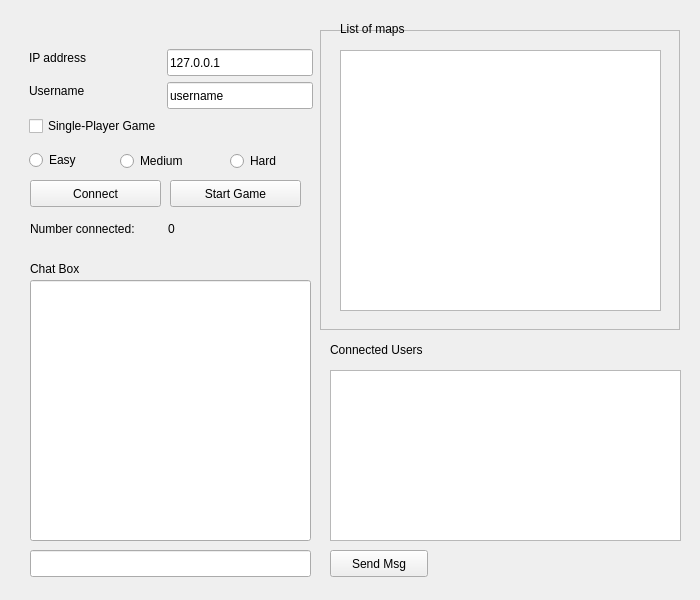
<?xml version="1.0" encoding="UTF-8"?>
<ui version="4.0">
 <class>LobbyWindow</class>
 <widget class="QMainWindow" name="LobbyWindow">
  <property name="geometry">
   <rect>
    <x>0</x>
    <y>0</y>
    <width>700</width>
    <height>600</height>
   </rect>
  </property>
  <property name="windowTitle">
   <string>Tower Defense</string>
  </property>
  <property name="styleSheet">
   <string notr="true"/>
  </property>
  <widget class="QWidget" name="centralwidget">
   <widget class="QListWidget" name="mapsList">
    <property name="geometry">
     <rect>
      <x>340</x>
      <y>50</y>
      <width>321</width>
      <height>261</height>
     </rect>
    </property>
   </widget>
   <widget class="QPushButton" name="btnStart">
    <property name="geometry">
     <rect>
      <x>170</x>
      <y>180</y>
      <width>131</width>
      <height>27</height>
     </rect>
    </property>
    <property name="text">
     <string>Start Game</string>
    </property>
   </widget>
   <widget class="QRadioButton" name="easyBtn">
    <property name="geometry">
     <rect>
      <x>29</x>
      <y>149</y>
      <width>62</width>
      <height>22</height>
     </rect>
    </property>
    <property name="text">
     <string>Easy</string>
    </property>
   </widget>
   <widget class="QRadioButton" name="mediumBtn">
    <property name="geometry">
     <rect>
      <x>120</x>
      <y>150</y>
      <width>85</width>
      <height>22</height>
     </rect>
    </property>
    <property name="text">
     <string>Medium</string>
    </property>
   </widget>
   <widget class="QLineEdit" name="txtUsername">
    <property name="geometry">
     <rect>
      <x>167</x>
      <y>82</y>
      <width>146</width>
      <height>27</height>
     </rect>
    </property>
    <property name="text">
     <string>username</string>
    </property>
   </widget>
   <widget class="QLabel" name="lblDisplayCount">
    <property name="geometry">
     <rect>
      <x>168</x>
      <y>220</y>
      <width>16</width>
      <height>17</height>
     </rect>
    </property>
    <property name="text">
     <string>0</string>
    </property>
   </widget>
   <widget class="QLabel" name="lblCount">
    <property name="geometry">
     <rect>
      <x>30</x>
      <y>220</y>
      <width>132</width>
      <height>17</height>
     </rect>
    </property>
    <property name="text">
     <string>Number connected:</string>
    </property>
   </widget>
   <widget class="QCheckBox" name="chkSingleplayer">
    <property name="geometry">
     <rect>
      <x>29</x>
      <y>115</y>
      <width>160</width>
      <height>22</height>
     </rect>
    </property>
    <property name="text">
     <string>Single-Player Game</string>
    </property>
   </widget>
   <widget class="QPushButton" name="btnConnect">
    <property name="geometry">
     <rect>
      <x>30</x>
      <y>180</y>
      <width>131</width>
      <height>27</height>
     </rect>
    </property>
    <property name="text">
     <string>Connect</string>
    </property>
   </widget>
   <widget class="QLabel" name="lblAddress">
    <property name="geometry">
     <rect>
      <x>29</x>
      <y>49</y>
      <width>70</width>
      <height>17</height>
     </rect>
    </property>
    <property name="text">
     <string>IP address</string>
    </property>
   </widget>
   <widget class="QLineEdit" name="txtAddress">
    <property name="geometry">
     <rect>
      <x>167</x>
      <y>49</y>
      <width>146</width>
      <height>27</height>
     </rect>
    </property>
    <property name="text">
     <string>127.0.0.1</string>
    </property>
   </widget>
   <widget class="QLabel" name="lblUsername">
    <property name="geometry">
     <rect>
      <x>29</x>
      <y>82</y>
      <width>69</width>
      <height>17</height>
     </rect>
    </property>
    <property name="text">
     <string>Username</string>
    </property>
   </widget>
   <widget class="QRadioButton" name="hardBtn">
    <property name="geometry">
     <rect>
      <x>230</x>
      <y>150</y>
      <width>63</width>
      <height>22</height>
     </rect>
    </property>
    <property name="text">
     <string>Hard</string>
    </property>
   </widget>
   <widget class="QFrame" name="bgFrame">
    <property name="geometry">
     <rect>
      <x>320</x>
      <y>30</y>
      <width>360</width>
      <height>300</height>
     </rect>
    </property>
    <property name="frameShape">
     <enum>QFrame::StyledPanel</enum>
    </property>
    <property name="frameShadow">
     <enum>QFrame::Raised</enum>
    </property>
   </widget>
   <widget class="QLabel" name="label">
    <property name="geometry">
     <rect>
      <x>340</x>
      <y>20</y>
      <width>131</width>
      <height>17</height>
     </rect>
    </property>
    <property name="text">
     <string>List of maps</string>
    </property>
   </widget>
   <widget class="QLabel" name="label_2">
    <property name="geometry">
     <rect>
      <x>30</x>
      <y>260</y>
      <width>67</width>
      <height>17</height>
     </rect>
    </property>
    <property name="text">
     <string>Chat Box</string>
    </property>
   </widget>
   <widget class="QPushButton" name="sendMsg">
    <property name="geometry">
     <rect>
      <x>330</x>
      <y>550</y>
      <width>98</width>
      <height>27</height>
     </rect>
    </property>
    <property name="text">
     <string>Send Msg</string>
    </property>
   </widget>
   <widget class="QLineEdit" name="msgBox">
    <property name="geometry">
     <rect>
      <x>30</x>
      <y>550</y>
      <width>281</width>
      <height>27</height>
     </rect>
    </property>
   </widget>
   <widget class="QLineEdit" name="msgView">
    <property name="geometry">
     <rect>
      <x>30</x>
      <y>280</y>
      <width>281</width>
      <height>261</height>
     </rect>
    </property>
   </widget>
   <widget class="QLabel" name="label_3">
    <property name="geometry">
     <rect>
      <x>330</x>
      <y>340</y>
      <width>121</width>
      <height>20</height>
     </rect>
    </property>
    <property name="text">
     <string>Connected Users</string>
    </property>
   </widget>
   <widget class="QListView" name="userList">
    <property name="geometry">
     <rect>
      <x>330</x>
      <y>370</y>
      <width>351</width>
      <height>171</height>
     </rect>
    </property>
   </widget>
   <zorder>bgFrame</zorder>
   <zorder>mapsList</zorder>
   <zorder>btnStart</zorder>
   <zorder>easyBtn</zorder>
   <zorder>mediumBtn</zorder>
   <zorder>txtUsername</zorder>
   <zorder>lblDisplayCount</zorder>
   <zorder>lblCount</zorder>
   <zorder>chkSingleplayer</zorder>
   <zorder>btnConnect</zorder>
   <zorder>lblAddress</zorder>
   <zorder>txtAddress</zorder>
   <zorder>lblUsername</zorder>
   <zorder>hardBtn</zorder>
   <zorder>label</zorder>
   <zorder>label_2</zorder>
   <zorder>sendMsg</zorder>
   <zorder>msgBox</zorder>
   <zorder>msgView</zorder>
   <zorder>label_3</zorder>
   <zorder>userList</zorder>
  </widget>
 </widget>
 <resources/>
 <connections/>
</ui>
